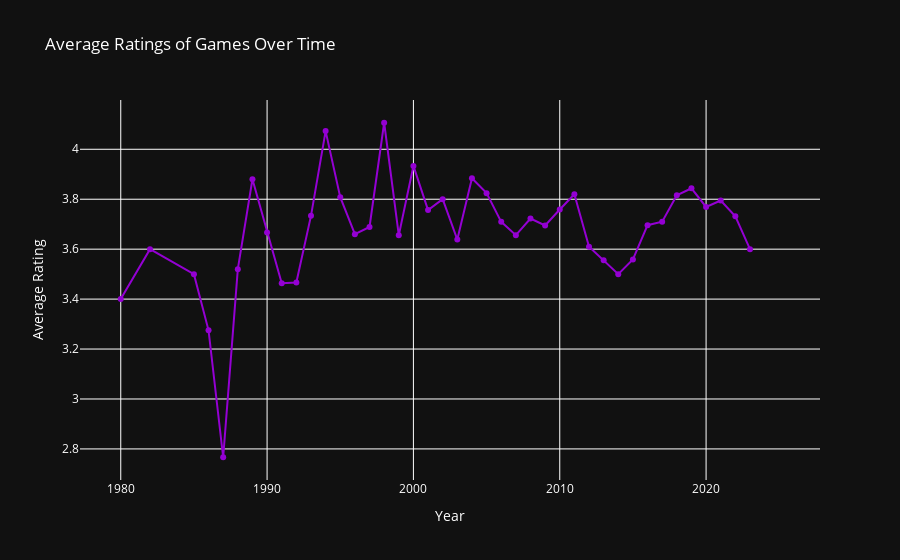

The notebook cell saved with this chart:
### Code cell
# The Time Seires graph below shows the average ratings of games over time.
# I wanted to look at how this metric fluctuated over time, as well as find the year with the highest average ratings.

# Convert the "Release Date" column to datetime format
df['Release Date'] = pd.to_datetime(df['Release Date'], errors='coerce')

# Extract the year from the "Release Date" column
df['Year'] = df['Release Date'].dt.year

# Group the data by year and calculate the average rating
average_ratings = df.groupby('Year')['Rating'].mean().reset_index()

# Create a Plotly figure with a dark background
fig = go.Figure()
fig.update_layout(
    plot_bgcolor='rgb(17, 17, 17)',
    paper_bgcolor='rgb(17, 17, 17)',
    font_color='white'
)

# Add the time series line plot with a purple line
fig.add_trace(go.Scatter(
    x=average_ratings['Year'],
    y=average_ratings['Rating'],
    mode='lines+markers',
    marker=dict(color='rgb(148, 0, 211)'),  # Purple marker color
    line=dict(color='rgb(148, 0, 211)'),  # Purple line color
    name='Average Rating'
))

# Set axis labels and title
fig.update_xaxes(title_text='Year', tickfont=dict(color='white'))
fig.update_yaxes(title_text='Average Rating', tickfont=dict(color='white'))
fig.update_layout(title='Average Ratings of Games Over Time', title_font_color='white')

# Display the plot
fig.show()

### Figure 1 — Plotly figure (JSON) as saved in the notebook; plotly's stock layout.template omitted (floating-point values rounded to 4 significant figures)
{"data": [{"line": {"color": "rgb(148, 0, 211)"}, "marker": {"color": "rgb(148, 0, 211)"}, "mode": "lines+markers", "name": "Average Rating", "type": "scatter", "x": [1980, 1982, 1985, 1986, 1987, 1988, 1989, 1990, 1991, 1992, 1993, 1994, 1995, 1996, 1997, 1998, 1999, 2000, 2001, 2002, 2003, 2004, 2005, 2006, 2007, 2008, 2009, 2010, 2011, 2012, 2013, 2014, 2015, 2016, 2017, 2018, 2019, 2020, 2021, 2022, 2023, 2024, 2025], "y": [3.4, 3.6, 3.5, 3.275, 2.767, 3.52, 3.88, 3.667, 3.464, 3.467, 3.733, 4.073, 3.808, 3.66, 3.689, 4.106, 3.656, 3.933, 3.757, 3.8, 3.638, 3.884, 3.824, 3.709, 3.656, 3.723, 3.695, 3.759, 3.82, 3.61, 3.556, 3.5, 3.559, 3.696, 3.71, 3.816, 3.844, 3.769, 3.795, 3.732, 3.6, null, null]}], "layout": {"font": {"color": "white"}, "paper_bgcolor": "rgb(17, 17, 17)", "plot_bgcolor": "rgb(17, 17, 17)", "title": {"font": {"color": "white"}, "text": "Average Ratings of Games Over Time"}, "xaxis": {"tickfont": {"color": "white"}, "title": {"text": "Year"}}, "yaxis": {"tickfont": {"color": "white"}, "title": {"text": "Average Rating"}}}}
